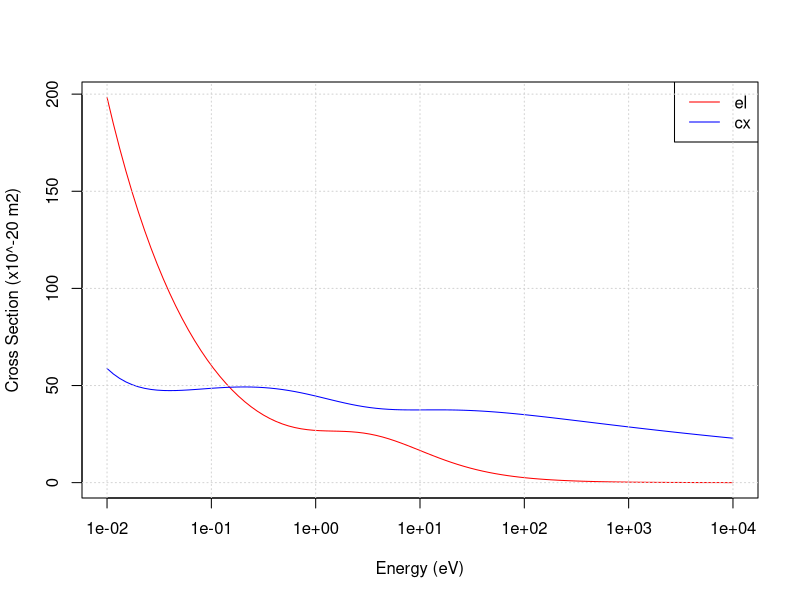
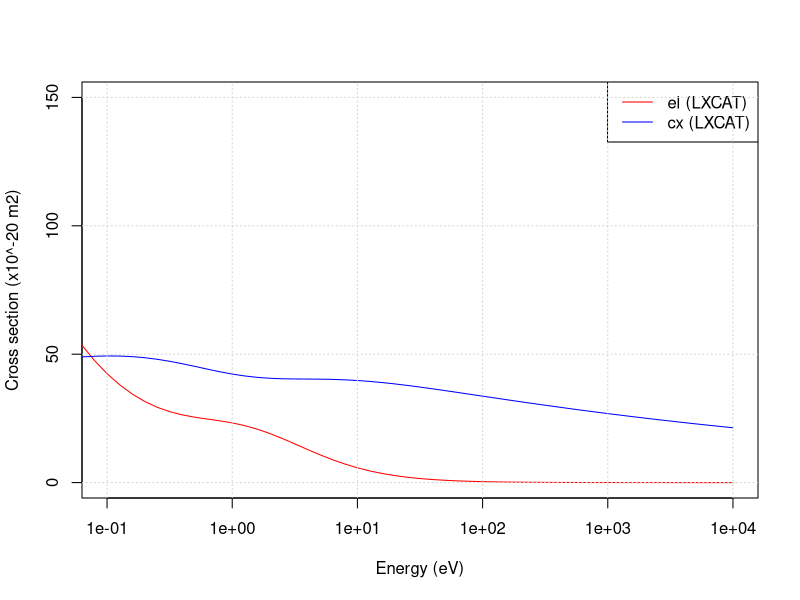

These charts were generated, in order, by the following R code:
# The data contained in the cross section files is in essence
# the same as the data from Phelps and the formula provided by
# LXCat can be used instead of the file load and search
# algorithm.

el <- read.table("Ar++Ar.elastic.txt", header=FALSE, skip=3)
cx <- read.table("Ar++Ar.charge.exchange.txt", header=FALSE, skip=3)

el <- as.data.frame(el)
cx <- as.data.frame(cx)

colnames(el) <- c("eV","el")
colnames(cx) <- c("eV","cx")


plot(with(el, el ~ eV), type="l", log="x", col="red", 
     xlab="Energy (eV)", ylab="Cross Section (x10^-20 m2)")
lines(with(cx, cx ~ eV), col="blue") 
legend("topright", legend = c("el","cx"), col=c("red","blue"), lty=1)
grid()




# From LXCAT database, for the Phelps data set. 
# https://us.lxcat.net/home/

energy <- 10^seq(-2, 4, 0.1)
el <- 2E-19/(2.*energy)^0.5/(1.+2.*energy)+3E-19*2.*energy/(1.+2.*energy/3.)^2.3
cx <- 0.5*(1.15E-18*(1.+0.015/2./energy)^0.6/(2.*energy)^0.1-2E-19/(2.*energy)^0.5/(1.+2.*energy)-3E-19*2.*energy/(1.+2.*energy/3.)^2.3)

elP <- el/(10^(-20))
cxP <- cx/(10^(-20))

plot(el  ~ energy, type="n", ylim=c(0,150), xlim=c(0.1,10000), log="x",
     xlab="Energy (eV)", ylab="Cross section (x10^-20 m2)");
lines(elP      ~ energy, col="red")
lines(cxP      ~ energy, col="blue")
legend("topright", legend = c("el (LXCAT)","cx (LXCAT)"), col=c("red","blue"), lty=1)
grid()
